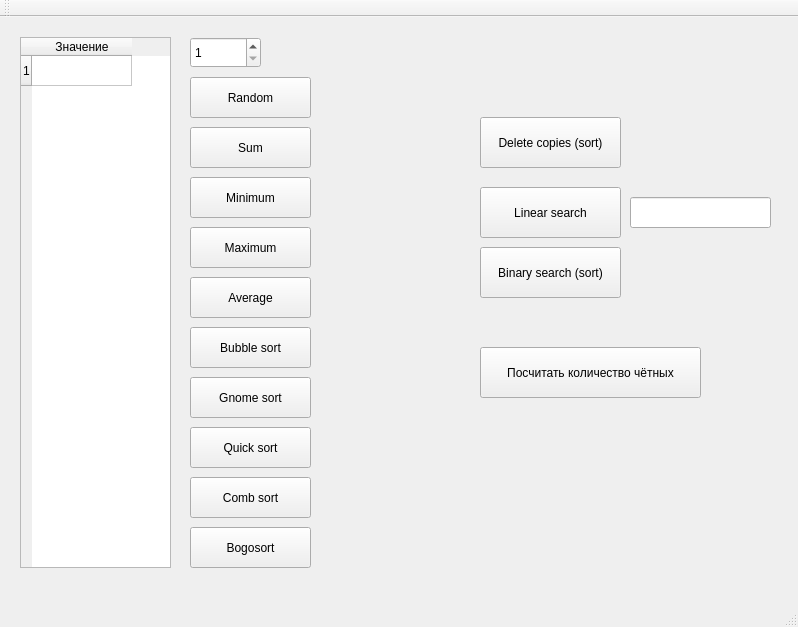
<?xml version="1.0" encoding="UTF-8"?>
<ui version="4.0">
 <class>MainWindow</class>
 <widget class="QMainWindow" name="MainWindow">
  <property name="geometry">
   <rect>
    <x>0</x>
    <y>0</y>
    <width>798</width>
    <height>627</height>
   </rect>
  </property>
  <property name="windowTitle">
   <string>MainWindow</string>
  </property>
  <widget class="QWidget" name="centralwidget">
   <widget class="QSpinBox" name="spinBox">
    <property name="geometry">
     <rect>
      <x>190</x>
      <y>20</y>
      <width>71</width>
      <height>31</height>
     </rect>
    </property>
    <property name="minimum">
     <number>1</number>
    </property>
   </widget>
   <widget class="QTableWidget" name="tableWidget">
    <property name="geometry">
     <rect>
      <x>20</x>
      <y>20</y>
      <width>151</width>
      <height>531</height>
     </rect>
    </property>
    <property name="rowCount">
     <number>1</number>
    </property>
    <property name="columnCount">
     <number>1</number>
    </property>
    <row/>
    <column>
     <property name="text">
      <string>Значение</string>
     </property>
    </column>
   </widget>
   <widget class="QPushButton" name="pushButtonRandom">
    <property name="geometry">
     <rect>
      <x>190</x>
      <y>60</y>
      <width>121</width>
      <height>41</height>
     </rect>
    </property>
    <property name="text">
     <string>Random</string>
    </property>
   </widget>
   <widget class="QPushButton" name="pushButtonSum">
    <property name="geometry">
     <rect>
      <x>190</x>
      <y>110</y>
      <width>121</width>
      <height>41</height>
     </rect>
    </property>
    <property name="text">
     <string>Sum</string>
    </property>
   </widget>
   <widget class="QLabel" name="labelResult">
    <property name="geometry">
     <rect>
      <x>327</x>
      <y>109</y>
      <width>131</width>
      <height>41</height>
     </rect>
    </property>
    <property name="font">
     <font>
      <pointsize>12</pointsize>
      <bold>true</bold>
     </font>
    </property>
    <property name="text">
     <string/>
    </property>
   </widget>
   <widget class="QPushButton" name="pushButtonMin">
    <property name="geometry">
     <rect>
      <x>190</x>
      <y>160</y>
      <width>121</width>
      <height>41</height>
     </rect>
    </property>
    <property name="text">
     <string>Minimum</string>
    </property>
   </widget>
   <widget class="QPushButton" name="pushButtonMax">
    <property name="geometry">
     <rect>
      <x>190</x>
      <y>210</y>
      <width>121</width>
      <height>41</height>
     </rect>
    </property>
    <property name="text">
     <string>Maximum</string>
    </property>
   </widget>
   <widget class="QPushButton" name="pushButtonAverage">
    <property name="geometry">
     <rect>
      <x>190</x>
      <y>260</y>
      <width>121</width>
      <height>41</height>
     </rect>
    </property>
    <property name="text">
     <string>Average</string>
    </property>
   </widget>
   <widget class="QPushButton" name="pushButtonSort1">
    <property name="geometry">
     <rect>
      <x>190</x>
      <y>310</y>
      <width>121</width>
      <height>41</height>
     </rect>
    </property>
    <property name="text">
     <string>Bubble sort</string>
    </property>
   </widget>
   <widget class="QPushButton" name="pushButtonSort2">
    <property name="geometry">
     <rect>
      <x>190</x>
      <y>360</y>
      <width>121</width>
      <height>41</height>
     </rect>
    </property>
    <property name="text">
     <string>Gnome sort</string>
    </property>
   </widget>
   <widget class="QPushButton" name="pushButtonSort3">
    <property name="geometry">
     <rect>
      <x>190</x>
      <y>410</y>
      <width>121</width>
      <height>41</height>
     </rect>
    </property>
    <property name="text">
     <string>Quick sort</string>
    </property>
   </widget>
   <widget class="QPushButton" name="pushButtonSort4">
    <property name="geometry">
     <rect>
      <x>190</x>
      <y>460</y>
      <width>121</width>
      <height>41</height>
     </rect>
    </property>
    <property name="text">
     <string>Comb sort</string>
    </property>
   </widget>
   <widget class="QPushButton" name="pushButtonSort5">
    <property name="geometry">
     <rect>
      <x>190</x>
      <y>510</y>
      <width>121</width>
      <height>41</height>
     </rect>
    </property>
    <property name="text">
     <string>Bogosort</string>
    </property>
   </widget>
   <widget class="QPushButton" name="pushButtonCopies">
    <property name="geometry">
     <rect>
      <x>480</x>
      <y>100</y>
      <width>141</width>
      <height>51</height>
     </rect>
    </property>
    <property name="text">
     <string>Delete copies (sort)</string>
    </property>
   </widget>
   <widget class="QPushButton" name="pushButtonSearch1">
    <property name="geometry">
     <rect>
      <x>480</x>
      <y>170</y>
      <width>141</width>
      <height>51</height>
     </rect>
    </property>
    <property name="text">
     <string>Linear search</string>
    </property>
   </widget>
   <widget class="QLineEdit" name="lineEditSearch">
    <property name="geometry">
     <rect>
      <x>630</x>
      <y>180</y>
      <width>141</width>
      <height>31</height>
     </rect>
    </property>
    <property name="font">
     <font>
      <pointsize>10</pointsize>
     </font>
    </property>
    <property name="text">
     <string/>
    </property>
   </widget>
   <widget class="QPushButton" name="pushButtonSearch2">
    <property name="geometry">
     <rect>
      <x>480</x>
      <y>230</y>
      <width>141</width>
      <height>51</height>
     </rect>
    </property>
    <property name="text">
     <string>Binary search (sort)</string>
    </property>
   </widget>
   <widget class="QPushButton" name="pushButtonEven">
    <property name="geometry">
     <rect>
      <x>480</x>
      <y>330</y>
      <width>221</width>
      <height>51</height>
     </rect>
    </property>
    <property name="text">
     <string>Посчитать количество чётных</string>
    </property>
   </widget>
  </widget>
  <widget class="QMenuBar" name="menubar">
   <property name="geometry">
    <rect>
     <x>0</x>
     <y>0</y>
     <width>798</width>
     <height>23</height>
    </rect>
   </property>
  </widget>
  <widget class="QStatusBar" name="statusbar"/>
  <widget class="QToolBar" name="toolBar">
   <property name="windowTitle">
    <string>toolBar</string>
   </property>
   <attribute name="toolBarArea">
    <enum>TopToolBarArea</enum>
   </attribute>
   <attribute name="toolBarBreak">
    <bool>false</bool>
   </attribute>
  </widget>
 </widget>
 <resources/>
 <connections/>
</ui>
